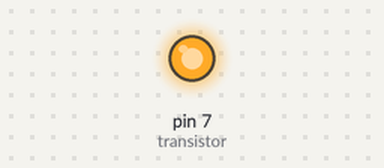
A sketch run on a simulated Arduino Uno, built with avr-gcc and run on an emulated ATmega328P. Parts: output pins drawn as LEDs (lit = HIGH).

Above: at 1.5 s.
At 4.5 s:
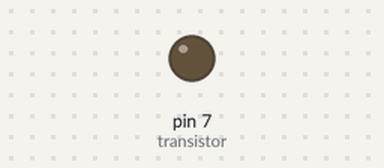
Timing chart, 0 to 7.8 s (numbered marks = the images above):
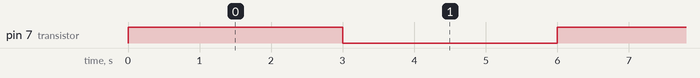

Measured:
- by itself, pin 7 (transistor): alternates HIGH for 3.0 s and LOW for 3.0 s

The sketch:

motor-y-transistor.ino
```cpp
int transistor = 7;

void setup() {
pinMode(transistor, OUTPUT);
Serial.begin(9600);

}

void loop() {

  digitalWrite(transistor, HIGH);
  delay(3000);
  digitalWrite(transistor, LOW);
  delay(3000);

}
```
